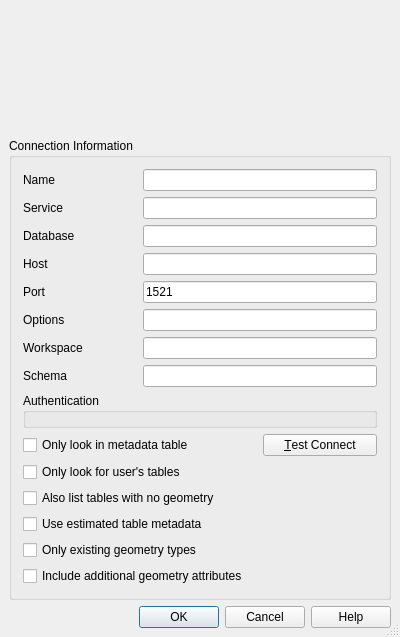
<?xml version="1.0" encoding="UTF-8"?>
<ui version="4.0">
 <class>QgsOracleNewConnectionBase</class>
 <widget class="QDialog" name="QgsOracleNewConnectionBase">
  <property name="geometry">
   <rect>
    <x>0</x>
    <y>0</y>
    <width>400</width>
    <height>637</height>
   </rect>
  </property>
  <property name="sizePolicy">
   <sizepolicy hsizetype="MinimumExpanding" vsizetype="MinimumExpanding">
    <horstretch>0</horstretch>
    <verstretch>0</verstretch>
   </sizepolicy>
  </property>
  <property name="windowTitle">
   <string>Create a New Oracle Connection</string>
  </property>
  <property name="sizeGripEnabled">
   <bool>true</bool>
  </property>
  <property name="modal">
   <bool>true</bool>
  </property>
  <layout class="QGridLayout">
   <property name="leftMargin">
    <number>9</number>
   </property>
   <property name="topMargin">
    <number>9</number>
   </property>
   <property name="rightMargin">
    <number>9</number>
   </property>
   <property name="bottomMargin">
    <number>9</number>
   </property>
   <property name="spacing">
    <number>6</number>
   </property>
   <item row="2" column="0">
    <widget class="QDialogButtonBox" name="buttonBox">
     <property name="standardButtons">
      <set>QDialogButtonBox::Cancel|QDialogButtonBox::Help|QDialogButtonBox::Ok</set>
     </property>
    </widget>
   </item>
   <item row="1" column="0">
    <widget class="QGroupBox" name="GroupBox1">
     <property name="title">
      <string>Connection Information</string>
     </property>
     <layout class="QGridLayout" name="gridLayout_1">
      <item row="4" column="1" colspan="2">
       <widget class="QLineEdit" name="txtPort">
        <property name="text">
         <string>1521</string>
        </property>
       </widget>
      </item>
      <item row="3" column="1" colspan="2">
       <widget class="QLineEdit" name="txtHost"/>
      </item>
      <item row="6" column="1" colspan="2">
       <widget class="QLineEdit" name="txtWorkspace">
        <property name="echoMode">
         <enum>QLineEdit::Normal</enum>
        </property>
       </widget>
      </item>
      <item row="13" column="0" colspan="3">
       <widget class="QCheckBox" name="cb_userTablesOnly">
        <property name="toolTip">
         <string>When searching for spatial tables restrict the search to tables that are owned by the user.</string>
        </property>
        <property name="whatsThis">
         <string>&lt;html&gt;&lt;head/&gt;&lt;body&gt;&lt;p&gt;When searching for spatial tables restrict the search to tables that are owned by the user.&lt;/p&gt;&lt;/body&gt;&lt;/html&gt;</string>
        </property>
        <property name="text">
         <string>Only look for user's tables</string>
        </property>
       </widget>
      </item>
      <item row="3" column="0">
       <widget class="QLabel" name="TextLabel1">
        <property name="text">
         <string>Host</string>
        </property>
        <property name="buddy">
         <cstring>txtHost</cstring>
        </property>
       </widget>
      </item>
      <item row="8" column="0" colspan="3">
       <widget class="QGroupBox" name="mAuthGroupBox">
        <property name="title">
         <string>Authentication</string>
        </property>
        <layout class="QGridLayout" name="gridLayout_2">
         <property name="leftMargin">
          <number>6</number>
         </property>
         <property name="topMargin">
          <number>6</number>
         </property>
         <property name="rightMargin">
          <number>6</number>
         </property>
         <property name="bottomMargin">
          <number>6</number>
         </property>
         <item row="0" column="0">
          <widget class="QgsAuthSettingsWidget" name="mAuthSettings" native="true"/>
         </item>
        </layout>
       </widget>
      </item>
      <item row="0" column="0">
       <widget class="QLabel" name="TextLabel1_2">
        <property name="text">
         <string>Name</string>
        </property>
        <property name="buddy">
         <cstring>txtName</cstring>
        </property>
       </widget>
      </item>
      <item row="2" column="0">
       <widget class="QLabel" name="label">
        <property name="text">
         <string>Database</string>
        </property>
        <property name="buddy">
         <cstring>txtDatabase</cstring>
        </property>
       </widget>
      </item>
      <item row="6" column="0">
       <widget class="QLabel" name="TextLabel3_4">
        <property name="text">
         <string>Workspace</string>
        </property>
       </widget>
      </item>
      <item row="2" column="1" colspan="2">
       <widget class="QLineEdit" name="txtDatabase"/>
      </item>
      <item row="7" column="0">
       <widget class="QLabel" name="TextLabel3_5">
        <property name="text">
         <string>Schema</string>
        </property>
       </widget>
      </item>
      <item row="15" column="0" colspan="3">
       <widget class="QCheckBox" name="cb_useEstimatedMetadata">
        <property name="toolTip">
         <string>Use estimated table statistics for the layer metadata.</string>
        </property>
        <property name="whatsThis">
         <string>&lt;html&gt;&lt;head/&gt;&lt;body&gt;&lt;p&gt;When the layer is setup various metadata is required for the Oracle table. This includes information such as the table row count, geometry type and spatial extents of the data in the geometry column. If the table contains a large number of rows determining this metadata is time consuming.&lt;/p&gt;&lt;p&gt;By activating this option the following fast table metadata operations are done:&lt;/p&gt;&lt;p&gt;1) Row count is determined from all_tables.num_rows.&lt;/p&gt;&lt;p&gt;2) Table extents are always determined with the SDO_TUNE.EXTENTS_OF function even if a layer filter is applied.&lt;/p&gt;&lt;p&gt;3) The table geometry is determined from the first 100 non-null geometry rows in the table.&lt;/p&gt;&lt;/body&gt;&lt;/html&gt;</string>
        </property>
        <property name="text">
         <string>Use estimated table metadata</string>
        </property>
       </widget>
      </item>
      <item row="14" column="0" colspan="3">
       <widget class="QCheckBox" name="cb_allowGeometrylessTables">
        <property name="text">
         <string>Also list tables with no geometry</string>
        </property>
        <property name="checked">
         <bool>false</bool>
        </property>
       </widget>
      </item>
      <item row="11" column="2">
       <widget class="QPushButton" name="btnConnect">
        <property name="text">
         <string>&amp;Test Connect</string>
        </property>
       </widget>
      </item>
      <item row="11" column="0" colspan="2">
       <widget class="QCheckBox" name="cb_geometryColumnsOnly">
        <property name="toolTip">
         <string>Restrict the displayed tables to those that are in the all_sdo_geom_metadata table</string>
        </property>
        <property name="whatsThis">
         <string>&lt;html&gt;&lt;head/&gt;&lt;body&gt;&lt;p&gt;Restricts the displayed tables to those that are in the all_sdo_geom_metadata view. This can speed up the initial display of spatial tables.&lt;/p&gt;&lt;/body&gt;&lt;/html&gt;</string>
        </property>
        <property name="text">
         <string>Only look in metadata table</string>
        </property>
       </widget>
      </item>
      <item row="7" column="1" colspan="2">
       <widget class="QgsFilterLineEdit" name="txtSchema">
        <property name="toolTip">
         <string>If specified, only tables from the matching schema will be fetched and listed for the provider</string>
        </property>
        <property name="echoMode">
         <enum>QLineEdit::Normal</enum>
        </property>
       </widget>
      </item>
      <item row="0" column="1" colspan="2">
       <widget class="QLineEdit" name="txtName">
        <property name="toolTip">
         <string>Name of the new connection</string>
        </property>
       </widget>
      </item>
      <item row="4" column="0">
       <widget class="QLabel" name="TextLabel2_2">
        <property name="text">
         <string>Port</string>
        </property>
        <property name="buddy">
         <cstring>txtPort</cstring>
        </property>
       </widget>
      </item>
      <item row="16" column="0" colspan="3">
       <widget class="QCheckBox" name="cb_onlyExistingTypes">
        <property name="toolTip">
         <string>Only list the existing geometry types and don't offer to add others.</string>
        </property>
        <property name="whatsThis">
         <string>&lt;html&gt;&lt;head/&gt;&lt;body&gt;&lt;p&gt;When the layer is setup various metadata is required for the Oracle table. This includes information such as the table row count, geometry type and spatial extents of the data in the geometry column. If the table contains a large number of rows determining this metadata is time consuming.&lt;/p&gt;&lt;p&gt;By activating this option the following fast table metadata operations are done:&lt;/p&gt;&lt;p&gt;1) Row count is determined from all_tables.num_rows.&lt;/p&gt;&lt;p&gt;2) Table extents are always determined with the SDO_TUNE.EXTENTS_OF function even if a layer filter is applied.&lt;/p&gt;&lt;p&gt;3) The table geometry is determined from the first 100 non-null geometry rows in the table.&lt;/p&gt;&lt;/body&gt;&lt;/html&gt;</string>
        </property>
        <property name="text">
         <string>Only existing geometry types</string>
        </property>
       </widget>
      </item>
      <item row="17" column="0" colspan="3">
       <widget class="QCheckBox" name="cb_includeGeoAttributes">
        <property name="toolTip">
         <string/>
        </property>
        <property name="whatsThis">
         <string/>
        </property>
        <property name="text">
         <string>Include additional geometry attributes</string>
        </property>
       </widget>
      </item>
      <item row="5" column="0">
       <widget class="QLabel" name="TextLabel3_3">
        <property name="text">
         <string>Options</string>
        </property>
       </widget>
      </item>
      <item row="5" column="1" colspan="2">
       <widget class="QLineEdit" name="txtOptions">
        <property name="echoMode">
         <enum>QLineEdit::Normal</enum>
        </property>
       </widget>
      </item>
      <item row="1" column="0">
       <widget class="QLabel" name="label_2">
        <property name="text">
         <string>Service</string>
        </property>
       </widget>
      </item>
      <item row="1" column="1" colspan="2">
       <widget class="QLineEdit" name="txtService"/>
      </item>
     </layout>
    </widget>
   </item>
   <item row="0" column="0">
    <widget class="QgsMessageBar" name="bar" native="true"/>
   </item>
  </layout>
 </widget>
 <layoutdefault spacing="6" margin="11"/>
 <customwidgets>
  <customwidget>
   <class>QgsFilterLineEdit</class>
   <extends>QLineEdit</extends>
   <header>qgsfilterlineedit.h</header>
  </customwidget>
  <customwidget>
   <class>QgsMessageBar</class>
   <extends>QWidget</extends>
   <header>qgsmessagebar.h</header>
   <container>1</container>
  </customwidget>
  <customwidget>
   <class>QgsAuthSettingsWidget</class>
   <extends>QWidget</extends>
   <header>auth/qgsauthsettingswidget.h</header>
   <container>1</container>
  </customwidget>
 </customwidgets>
 <tabstops>
  <tabstop>txtName</tabstop>
  <tabstop>txtDatabase</tabstop>
  <tabstop>txtHost</tabstop>
  <tabstop>txtPort</tabstop>
  <tabstop>txtOptions</tabstop>
  <tabstop>txtWorkspace</tabstop>
  <tabstop>txtSchema</tabstop>
  <tabstop>btnConnect</tabstop>
  <tabstop>cb_geometryColumnsOnly</tabstop>
  <tabstop>cb_userTablesOnly</tabstop>
  <tabstop>cb_allowGeometrylessTables</tabstop>
  <tabstop>cb_useEstimatedMetadata</tabstop>
  <tabstop>cb_onlyExistingTypes</tabstop>
  <tabstop>cb_includeGeoAttributes</tabstop>
 </tabstops>
 <resources/>
 <connections>
  <connection>
   <sender>buttonBox</sender>
   <signal>rejected()</signal>
   <receiver>QgsOracleNewConnectionBase</receiver>
   <slot>reject()</slot>
   <hints>
    <hint type="sourcelabel">
     <x>313</x>
     <y>501</y>
    </hint>
    <hint type="destinationlabel">
     <x>451</x>
     <y>312</y>
    </hint>
   </hints>
  </connection>
  <connection>
   <sender>buttonBox</sender>
   <signal>accepted()</signal>
   <receiver>QgsOracleNewConnectionBase</receiver>
   <slot>accept()</slot>
   <hints>
    <hint type="sourcelabel">
     <x>395</x>
     <y>501</y>
    </hint>
    <hint type="destinationlabel">
     <x>450</x>
     <y>287</y>
    </hint>
   </hints>
  </connection>
 </connections>
</ui>
